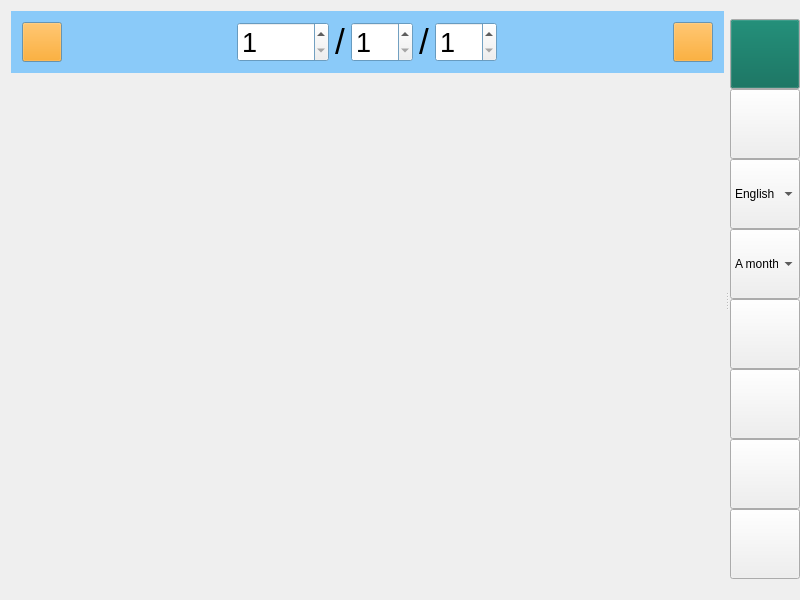
<?xml version="1.0" encoding="UTF-8"?>
<ui version="4.0">
 <class>MainWindow</class>
 <widget class="QMainWindow" name="MainWindow">
  <property name="geometry">
   <rect>
    <x>0</x>
    <y>0</y>
    <width>800</width>
    <height>600</height>
   </rect>
  </property>
  <property name="windowTitle">
   <string>Calendar</string>
  </property>
  <property name="windowIcon">
   <iconset resource="icon.qrc">
    <normaloff>:/icon/resource/calendar.ico</normaloff>:/icon/resource/calendar.ico</iconset>
  </property>
  <property name="windowOpacity">
   <double>1.000000000000000</double>
  </property>
  <widget class="QWidget" name="centralWidget">
   <property name="sizePolicy">
    <sizepolicy hsizetype="Expanding" vsizetype="Expanding">
     <horstretch>0</horstretch>
     <verstretch>0</verstretch>
    </sizepolicy>
   </property>
   <layout class="QVBoxLayout" name="verticalLayout">
    <property name="rightMargin">
     <number>0</number>
    </property>
    <item>
     <widget class="QWidget" name="titleBar" native="true">
      <property name="palette">
       <palette>
        <active>
         <colorrole role="Base">
          <brush brushstyle="SolidPattern">
           <color alpha="255">
            <red>255</red>
            <green>255</green>
            <blue>255</blue>
           </color>
          </brush>
         </colorrole>
         <colorrole role="Window">
          <brush brushstyle="SolidPattern">
           <color alpha="208">
            <red>115</red>
            <green>194</green>
            <blue>251</blue>
           </color>
          </brush>
         </colorrole>
        </active>
        <inactive>
         <colorrole role="Base">
          <brush brushstyle="SolidPattern">
           <color alpha="255">
            <red>255</red>
            <green>255</green>
            <blue>255</blue>
           </color>
          </brush>
         </colorrole>
         <colorrole role="Window">
          <brush brushstyle="SolidPattern">
           <color alpha="208">
            <red>115</red>
            <green>194</green>
            <blue>251</blue>
           </color>
          </brush>
         </colorrole>
        </inactive>
        <disabled>
         <colorrole role="Base">
          <brush brushstyle="SolidPattern">
           <color alpha="208">
            <red>115</red>
            <green>194</green>
            <blue>251</blue>
           </color>
          </brush>
         </colorrole>
         <colorrole role="Window">
          <brush brushstyle="SolidPattern">
           <color alpha="208">
            <red>115</red>
            <green>194</green>
            <blue>251</blue>
           </color>
          </brush>
         </colorrole>
        </disabled>
       </palette>
      </property>
      <property name="autoFillBackground">
       <bool>true</bool>
      </property>
      <layout class="QHBoxLayout" name="horizontalLayout">
       <item>
        <widget class="QPushButton" name="previousButton">
         <property name="sizePolicy">
          <sizepolicy hsizetype="Fixed" vsizetype="Fixed">
           <horstretch>5</horstretch>
           <verstretch>0</verstretch>
          </sizepolicy>
         </property>
         <property name="minimumSize">
          <size>
           <width>40</width>
           <height>40</height>
          </size>
         </property>
         <property name="maximumSize">
          <size>
           <width>40</width>
           <height>40</height>
          </size>
         </property>
         <property name="palette">
          <palette>
           <active>
            <colorrole role="Button">
             <brush brushstyle="SolidPattern">
              <color alpha="255">
               <red>255</red>
               <green>153</green>
               <blue>0</blue>
              </color>
             </brush>
            </colorrole>
           </active>
           <inactive>
            <colorrole role="Button">
             <brush brushstyle="SolidPattern">
              <color alpha="255">
               <red>255</red>
               <green>153</green>
               <blue>0</blue>
              </color>
             </brush>
            </colorrole>
           </inactive>
           <disabled>
            <colorrole role="Button">
             <brush brushstyle="SolidPattern">
              <color alpha="255">
               <red>255</red>
               <green>153</green>
               <blue>0</blue>
              </color>
             </brush>
            </colorrole>
           </disabled>
          </palette>
         </property>
         <property name="text">
          <string/>
         </property>
         <property name="icon">
          <iconset resource="icon.qrc">
           <normaloff>:/icon/resource/arrow-left.ico</normaloff>:/icon/resource/arrow-left.ico</iconset>
         </property>
         <property name="iconSize">
          <size>
           <width>24</width>
           <height>24</height>
          </size>
         </property>
        </widget>
       </item>
       <item>
        <spacer name="horizontalSpacer">
         <property name="orientation">
          <enum>Qt::Horizontal</enum>
         </property>
         <property name="sizeHint" stdset="0">
          <size>
           <width>180</width>
           <height>20</height>
          </size>
         </property>
        </spacer>
       </item>
       <item>
        <widget class="QSpinBox" name="yearBox">
         <property name="sizePolicy">
          <sizepolicy hsizetype="Expanding" vsizetype="Fixed">
           <horstretch>10</horstretch>
           <verstretch>0</verstretch>
          </sizepolicy>
         </property>
         <property name="minimumSize">
          <size>
           <width>0</width>
           <height>40</height>
          </size>
         </property>
         <property name="maximumSize">
          <size>
           <width>16777215</width>
           <height>40</height>
          </size>
         </property>
         <property name="font">
          <font>
           <pointsize>20</pointsize>
          </font>
         </property>
         <property name="minimum">
          <number>1</number>
         </property>
         <property name="maximum">
          <number>9999</number>
         </property>
        </widget>
       </item>
       <item>
        <widget class="QLabel" name="yearMonthLabel">
         <property name="font">
          <font>
           <pointsize>26</pointsize>
          </font>
         </property>
         <property name="text">
          <string>/</string>
         </property>
        </widget>
       </item>
       <item>
        <widget class="QSpinBox" name="monthBox">
         <property name="sizePolicy">
          <sizepolicy hsizetype="Expanding" vsizetype="Fixed">
           <horstretch>5</horstretch>
           <verstretch>0</verstretch>
          </sizepolicy>
         </property>
         <property name="minimumSize">
          <size>
           <width>0</width>
           <height>40</height>
          </size>
         </property>
         <property name="maximumSize">
          <size>
           <width>16777215</width>
           <height>40</height>
          </size>
         </property>
         <property name="font">
          <font>
           <pointsize>20</pointsize>
          </font>
         </property>
         <property name="minimum">
          <number>1</number>
         </property>
         <property name="maximum">
          <number>12</number>
         </property>
        </widget>
       </item>
       <item>
        <widget class="QLabel" name="monthDayLabel">
         <property name="font">
          <font>
           <pointsize>26</pointsize>
          </font>
         </property>
         <property name="text">
          <string>/</string>
         </property>
        </widget>
       </item>
       <item>
        <widget class="QSpinBox" name="dayBox">
         <property name="sizePolicy">
          <sizepolicy hsizetype="Expanding" vsizetype="Fixed">
           <horstretch>5</horstretch>
           <verstretch>0</verstretch>
          </sizepolicy>
         </property>
         <property name="minimumSize">
          <size>
           <width>0</width>
           <height>40</height>
          </size>
         </property>
         <property name="maximumSize">
          <size>
           <width>16777215</width>
           <height>40</height>
          </size>
         </property>
         <property name="font">
          <font>
           <pointsize>20</pointsize>
          </font>
         </property>
         <property name="minimum">
          <number>1</number>
         </property>
         <property name="maximum">
          <number>31</number>
         </property>
        </widget>
       </item>
       <item>
        <spacer name="horizontalSpacer_2">
         <property name="orientation">
          <enum>Qt::Horizontal</enum>
         </property>
         <property name="sizeHint" stdset="0">
          <size>
           <width>180</width>
           <height>20</height>
          </size>
         </property>
        </spacer>
       </item>
       <item>
        <widget class="QPushButton" name="nextButton">
         <property name="sizePolicy">
          <sizepolicy hsizetype="Fixed" vsizetype="Fixed">
           <horstretch>5</horstretch>
           <verstretch>0</verstretch>
          </sizepolicy>
         </property>
         <property name="minimumSize">
          <size>
           <width>40</width>
           <height>40</height>
          </size>
         </property>
         <property name="maximumSize">
          <size>
           <width>40</width>
           <height>40</height>
          </size>
         </property>
         <property name="palette">
          <palette>
           <active>
            <colorrole role="Button">
             <brush brushstyle="SolidPattern">
              <color alpha="255">
               <red>255</red>
               <green>153</green>
               <blue>0</blue>
              </color>
             </brush>
            </colorrole>
           </active>
           <inactive>
            <colorrole role="Button">
             <brush brushstyle="SolidPattern">
              <color alpha="255">
               <red>255</red>
               <green>153</green>
               <blue>0</blue>
              </color>
             </brush>
            </colorrole>
           </inactive>
           <disabled>
            <colorrole role="Button">
             <brush brushstyle="SolidPattern">
              <color alpha="255">
               <red>255</red>
               <green>153</green>
               <blue>0</blue>
              </color>
             </brush>
            </colorrole>
           </disabled>
          </palette>
         </property>
         <property name="text">
          <string/>
         </property>
         <property name="icon">
          <iconset resource="icon.qrc">
           <normaloff>:/icon/resource/arrow-right.ico</normaloff>:/icon/resource/arrow-right.ico</iconset>
         </property>
         <property name="iconSize">
          <size>
           <width>24</width>
           <height>24</height>
          </size>
         </property>
        </widget>
       </item>
      </layout>
     </widget>
    </item>
    <item>
     <widget class="QWidget" name="gridWidget" native="true">
      <property name="sizePolicy">
       <sizepolicy hsizetype="Expanding" vsizetype="Expanding">
        <horstretch>0</horstretch>
        <verstretch>0</verstretch>
       </sizepolicy>
      </property>
      <layout class="QGridLayout" name="gridLayout">
       <property name="leftMargin">
        <number>0</number>
       </property>
       <property name="topMargin">
        <number>0</number>
       </property>
       <property name="rightMargin">
        <number>0</number>
       </property>
       <property name="bottomMargin">
        <number>0</number>
       </property>
      </layout>
     </widget>
    </item>
   </layout>
  </widget>
  <widget class="QDockWidget" name="dockWidget">
   <property name="sizePolicy">
    <sizepolicy hsizetype="Maximum" vsizetype="Maximum">
     <horstretch>0</horstretch>
     <verstretch>0</verstretch>
    </sizepolicy>
   </property>
   <property name="autoFillBackground">
    <bool>false</bool>
   </property>
   <property name="features">
    <set>QDockWidget::NoDockWidgetFeatures</set>
   </property>
   <attribute name="dockWidgetArea">
    <number>2</number>
   </attribute>
   <widget class="QWidget" name="dockWidgetContents">
    <property name="sizePolicy">
     <sizepolicy hsizetype="Preferred" vsizetype="Preferred">
      <horstretch>0</horstretch>
      <verstretch>0</verstretch>
     </sizepolicy>
    </property>
    <layout class="QVBoxLayout" name="verticalLayout_2">
     <property name="spacing">
      <number>0</number>
     </property>
     <property name="leftMargin">
      <number>0</number>
     </property>
     <property name="topMargin">
      <number>0</number>
     </property>
     <property name="rightMargin">
      <number>0</number>
     </property>
     <property name="bottomMargin">
      <number>0</number>
     </property>
     <item>
      <widget class="QPushButton" name="quitButton">
       <property name="sizePolicy">
        <sizepolicy hsizetype="Fixed" vsizetype="Fixed">
         <horstretch>0</horstretch>
         <verstretch>0</verstretch>
        </sizepolicy>
       </property>
       <property name="minimumSize">
        <size>
         <width>70</width>
         <height>70</height>
        </size>
       </property>
       <property name="maximumSize">
        <size>
         <width>70</width>
         <height>70</height>
        </size>
       </property>
       <property name="palette">
        <palette>
         <active>
          <colorrole role="Button">
           <brush brushstyle="SolidPattern">
            <color alpha="255">
             <red>0</red>
             <green>102</green>
             <blue>82</blue>
            </color>
           </brush>
          </colorrole>
         </active>
         <inactive>
          <colorrole role="Button">
           <brush brushstyle="SolidPattern">
            <color alpha="255">
             <red>0</red>
             <green>102</green>
             <blue>82</blue>
            </color>
           </brush>
          </colorrole>
         </inactive>
         <disabled>
          <colorrole role="Button">
           <brush brushstyle="SolidPattern">
            <color alpha="255">
             <red>0</red>
             <green>102</green>
             <blue>82</blue>
            </color>
           </brush>
          </colorrole>
         </disabled>
        </palette>
       </property>
       <property name="toolTip">
        <string>Exit calendar</string>
       </property>
       <property name="autoFillBackground">
        <bool>false</bool>
       </property>
       <property name="text">
        <string/>
       </property>
       <property name="icon">
        <iconset resource="icon.qrc">
         <normaloff>:/icon/resource/close-button.ico</normaloff>:/icon/resource/close-button.ico</iconset>
       </property>
       <property name="iconSize">
        <size>
         <width>32</width>
         <height>32</height>
        </size>
       </property>
      </widget>
     </item>
     <item>
      <widget class="QPushButton" name="helpButton">
       <property name="sizePolicy">
        <sizepolicy hsizetype="Fixed" vsizetype="Fixed">
         <horstretch>0</horstretch>
         <verstretch>0</verstretch>
        </sizepolicy>
       </property>
       <property name="minimumSize">
        <size>
         <width>70</width>
         <height>70</height>
        </size>
       </property>
       <property name="maximumSize">
        <size>
         <width>70</width>
         <height>70</height>
        </size>
       </property>
       <property name="toolTip">
        <string>Help</string>
       </property>
       <property name="text">
        <string/>
       </property>
       <property name="icon">
        <iconset resource="icon.qrc">
         <normaloff>:/icon/resource/question.ico</normaloff>:/icon/resource/question.ico</iconset>
       </property>
       <property name="iconSize">
        <size>
         <width>48</width>
         <height>48</height>
        </size>
       </property>
      </widget>
     </item>
     <item>
      <widget class="QComboBox" name="comboBox">
       <property name="sizePolicy">
        <sizepolicy hsizetype="Fixed" vsizetype="Fixed">
         <horstretch>0</horstretch>
         <verstretch>0</verstretch>
        </sizepolicy>
       </property>
       <property name="minimumSize">
        <size>
         <width>70</width>
         <height>70</height>
        </size>
       </property>
       <property name="maximumSize">
        <size>
         <width>70</width>
         <height>70</height>
        </size>
       </property>
       <item>
        <property name="text">
         <string>English</string>
        </property>
       </item>
       <item>
        <property name="text">
         <string>Chinese</string>
        </property>
       </item>
      </widget>
     </item>
     <item>
      <widget class="QComboBox" name="modeBox">
       <property name="sizePolicy">
        <sizepolicy hsizetype="Fixed" vsizetype="Fixed">
         <horstretch>0</horstretch>
         <verstretch>0</verstretch>
        </sizepolicy>
       </property>
       <property name="minimumSize">
        <size>
         <width>70</width>
         <height>70</height>
        </size>
       </property>
       <property name="maximumSize">
        <size>
         <width>70</width>
         <height>70</height>
        </size>
       </property>
       <property name="toolTip">
        <string>Display mode</string>
       </property>
       <item>
        <property name="text">
         <string>A month</string>
        </property>
       </item>
       <item>
        <property name="text">
         <string>A Day</string>
        </property>
       </item>
       <item>
        <property name="text">
         <string>A week</string>
        </property>
       </item>
       <item>
        <property name="text">
         <string>A year</string>
        </property>
       </item>
       <item>
        <property name="text">
         <string>All tasks</string>
        </property>
       </item>
      </widget>
     </item>
     <item>
      <widget class="QPushButton" name="pinButton">
       <property name="sizePolicy">
        <sizepolicy hsizetype="Fixed" vsizetype="Fixed">
         <horstretch>0</horstretch>
         <verstretch>0</verstretch>
        </sizepolicy>
       </property>
       <property name="minimumSize">
        <size>
         <width>70</width>
         <height>70</height>
        </size>
       </property>
       <property name="maximumSize">
        <size>
         <width>70</width>
         <height>70</height>
        </size>
       </property>
       <property name="toolTip">
        <string>pin/unpin the interface</string>
       </property>
       <property name="text">
        <string/>
       </property>
       <property name="icon">
        <iconset resource="icon.qrc">
         <normaloff>:/icon/pin.ico</normaloff>:/icon/pin.ico</iconset>
       </property>
       <property name="iconSize">
        <size>
         <width>48</width>
         <height>48</height>
        </size>
       </property>
      </widget>
     </item>
     <item>
      <widget class="QPushButton" name="exportButton">
       <property name="sizePolicy">
        <sizepolicy hsizetype="Fixed" vsizetype="Fixed">
         <horstretch>0</horstretch>
         <verstretch>0</verstretch>
        </sizepolicy>
       </property>
       <property name="minimumSize">
        <size>
         <width>70</width>
         <height>70</height>
        </size>
       </property>
       <property name="maximumSize">
        <size>
         <width>70</width>
         <height>70</height>
        </size>
       </property>
       <property name="toolTip">
        <string>Export configurations to file</string>
       </property>
       <property name="text">
        <string/>
       </property>
       <property name="icon">
        <iconset resource="icon.qrc">
         <normaloff>:/icon/resource/export.ico</normaloff>:/icon/resource/export.ico</iconset>
       </property>
       <property name="iconSize">
        <size>
         <width>32</width>
         <height>32</height>
        </size>
       </property>
      </widget>
     </item>
     <item>
      <widget class="QPushButton" name="importButton">
       <property name="sizePolicy">
        <sizepolicy hsizetype="Fixed" vsizetype="Fixed">
         <horstretch>0</horstretch>
         <verstretch>0</verstretch>
        </sizepolicy>
       </property>
       <property name="minimumSize">
        <size>
         <width>70</width>
         <height>70</height>
        </size>
       </property>
       <property name="maximumSize">
        <size>
         <width>70</width>
         <height>70</height>
        </size>
       </property>
       <property name="toolTip">
        <string>Import configurations from file</string>
       </property>
       <property name="text">
        <string/>
       </property>
       <property name="icon">
        <iconset resource="icon.qrc">
         <normaloff>:/icon/resource/import.ico</normaloff>:/icon/resource/import.ico</iconset>
       </property>
       <property name="iconSize">
        <size>
         <width>32</width>
         <height>32</height>
        </size>
       </property>
      </widget>
     </item>
     <item>
      <widget class="QPushButton" name="dragSwitchButton">
       <property name="minimumSize">
        <size>
         <width>70</width>
         <height>70</height>
        </size>
       </property>
       <property name="maximumSize">
        <size>
         <width>70</width>
         <height>70</height>
        </size>
       </property>
       <property name="toolTip">
        <string>Disable/enable file dragging</string>
       </property>
       <property name="text">
        <string/>
       </property>
       <property name="icon">
        <iconset resource="icon.qrc">
         <normaloff>:/icon/file-transfer-checkmark.ico</normaloff>:/icon/file-transfer-checkmark.ico</iconset>
       </property>
       <property name="iconSize">
        <size>
         <width>48</width>
         <height>48</height>
        </size>
       </property>
       <property name="checkable">
        <bool>true</bool>
       </property>
      </widget>
     </item>
     <item>
      <spacer name="verticalSpacer">
       <property name="orientation">
        <enum>Qt::Vertical</enum>
       </property>
       <property name="sizeHint" stdset="0">
        <size>
         <width>20</width>
         <height>40</height>
        </size>
       </property>
      </spacer>
     </item>
    </layout>
   </widget>
  </widget>
 </widget>
 <layoutdefault spacing="6" margin="11"/>
 <resources>
  <include location="icon.qrc"/>
 </resources>
 <connections/>
</ui>
